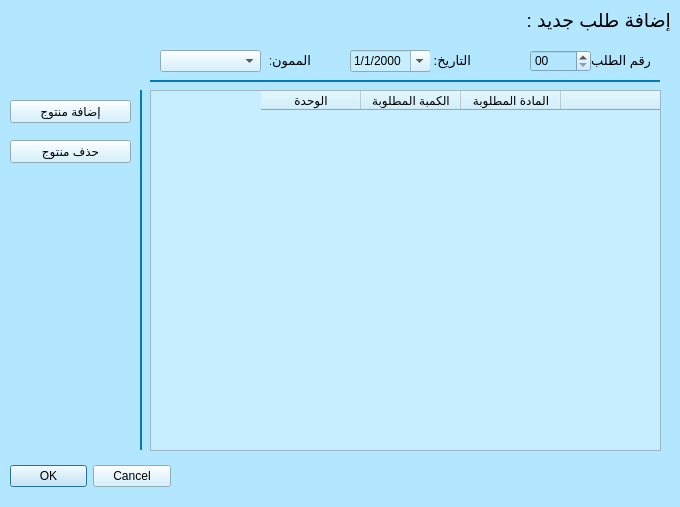
<?xml version="1.0" encoding="UTF-8"?>
<ui version="4.0">
 <class>Dialog</class>
 <widget class="QDialog" name="Dialog">
  <property name="geometry">
   <rect>
    <x>0</x>
    <y>0</y>
    <width>680</width>
    <height>507</height>
   </rect>
  </property>
  <property name="sizePolicy">
   <sizepolicy hsizetype="Fixed" vsizetype="Fixed">
    <horstretch>0</horstretch>
    <verstretch>0</verstretch>
   </sizepolicy>
  </property>
  <property name="minimumSize">
   <size>
    <width>680</width>
    <height>507</height>
   </size>
  </property>
  <property name="maximumSize">
   <size>
    <width>680</width>
    <height>507</height>
   </size>
  </property>
  <property name="windowTitle">
   <string>إضافة طلب جديد</string>
  </property>
  <property name="styleSheet">
   <string notr="true">background-color: rgb(179, 230, 255);</string>
  </property>
  <widget class="QDialogButtonBox" name="buttonBox">
   <property name="geometry">
    <rect>
     <x>10</x>
     <y>460</y>
     <width>161</width>
     <height>32</height>
    </rect>
   </property>
   <property name="sizePolicy">
    <sizepolicy hsizetype="Fixed" vsizetype="Fixed">
     <horstretch>0</horstretch>
     <verstretch>0</verstretch>
    </sizepolicy>
   </property>
   <property name="styleSheet">
    <string notr="true">background-color: rgb(199, 238, 255);</string>
   </property>
   <property name="orientation">
    <enum>Qt::Horizontal</enum>
   </property>
   <property name="standardButtons">
    <set>QDialogButtonBox::Cancel|QDialogButtonBox::Ok</set>
   </property>
  </widget>
  <widget class="QLabel" name="label_4">
   <property name="geometry">
    <rect>
     <x>370</x>
     <y>10</y>
     <width>301</width>
     <height>21</height>
    </rect>
   </property>
   <property name="font">
    <font>
     <pointsize>14</pointsize>
    </font>
   </property>
   <property name="layoutDirection">
    <enum>Qt::RightToLeft</enum>
   </property>
   <property name="text">
    <string>إضافة طلب جديد :</string>
   </property>
  </widget>
  <widget class="QTableWidget" name="tableWidget">
   <property name="geometry">
    <rect>
     <x>150</x>
     <y>90</y>
     <width>511</width>
     <height>361</height>
    </rect>
   </property>
   <property name="cursor" stdset="0">
    <cursorShape>PointingHandCursor</cursorShape>
   </property>
   <property name="layoutDirection">
    <enum>Qt::RightToLeft</enum>
   </property>
   <property name="styleSheet">
    <string notr="true">background-color: rgb(199, 238, 255);</string>
   </property>
   <property name="editTriggers">
    <set>QAbstractItemView::NoEditTriggers</set>
   </property>
   <property name="alternatingRowColors">
    <bool>false</bool>
   </property>
   <property name="selectionMode">
    <enum>QAbstractItemView::NoSelection</enum>
   </property>
   <property name="selectionBehavior">
    <enum>QAbstractItemView::SelectRows</enum>
   </property>
   <property name="showGrid">
    <bool>true</bool>
   </property>
   <property name="sortingEnabled">
    <bool>false</bool>
   </property>
   <attribute name="verticalHeaderVisible">
    <bool>false</bool>
   </attribute>
   <column>
    <property name="text">
     <string/>
    </property>
   </column>
   <column>
    <property name="text">
     <string>المادة المطلوبة</string>
    </property>
   </column>
   <column>
    <property name="text">
     <string>الكمبة المطلوبة</string>
    </property>
   </column>
   <column>
    <property name="text">
     <string>الوحدة</string>
    </property>
   </column>
  </widget>
  <widget class="QDateEdit" name="dateEdit">
   <property name="geometry">
    <rect>
     <x>350</x>
     <y>50</y>
     <width>81</width>
     <height>22</height>
    </rect>
   </property>
   <property name="styleSheet">
    <string notr="true">background-color: rgb(199, 238, 255);</string>
   </property>
   <property name="displayFormat">
    <string>d/M/yyyy</string>
   </property>
   <property name="calendarPopup">
    <bool>true</bool>
   </property>
  </widget>
  <widget class="QLabel" name="label">
   <property name="geometry">
    <rect>
     <x>430</x>
     <y>50</y>
     <width>41</width>
     <height>20</height>
    </rect>
   </property>
   <property name="font">
    <font>
     <pointsize>10</pointsize>
    </font>
   </property>
   <property name="layoutDirection">
    <enum>Qt::RightToLeft</enum>
   </property>
   <property name="text">
    <string>التاريخ:</string>
   </property>
  </widget>
  <widget class="QWidget" name="widget_12" native="true">
   <property name="geometry">
    <rect>
     <x>150</x>
     <y>80</y>
     <width>510</width>
     <height>2</height>
    </rect>
   </property>
   <property name="sizePolicy">
    <sizepolicy hsizetype="Preferred" vsizetype="Fixed">
     <horstretch>0</horstretch>
     <verstretch>0</verstretch>
    </sizepolicy>
   </property>
   <property name="minimumSize">
    <size>
     <width>0</width>
     <height>2</height>
    </size>
   </property>
   <property name="maximumSize">
    <size>
     <width>16777215</width>
     <height>2</height>
    </size>
   </property>
   <property name="styleSheet">
    <string notr="true">background-color: rgb(5, 122, 185);</string>
   </property>
  </widget>
  <widget class="QWidget" name="widget_11" native="true">
   <property name="geometry">
    <rect>
     <x>140</x>
     <y>90</y>
     <width>2</width>
     <height>360</height>
    </rect>
   </property>
   <property name="sizePolicy">
    <sizepolicy hsizetype="Preferred" vsizetype="Fixed">
     <horstretch>0</horstretch>
     <verstretch>0</verstretch>
    </sizepolicy>
   </property>
   <property name="minimumSize">
    <size>
     <width>2</width>
     <height>20</height>
    </size>
   </property>
   <property name="maximumSize">
    <size>
     <width>2</width>
     <height>16777215</height>
    </size>
   </property>
   <property name="styleSheet">
    <string notr="true">background-color: rgb(5, 122, 185);</string>
   </property>
  </widget>
  <widget class="QPushButton" name="pushButton_18">
   <property name="geometry">
    <rect>
     <x>10</x>
     <y>100</y>
     <width>121</width>
     <height>23</height>
    </rect>
   </property>
   <property name="layoutDirection">
    <enum>Qt::LeftToRight</enum>
   </property>
   <property name="styleSheet">
    <string notr="true">background-color: rgb(199, 238, 255);</string>
   </property>
   <property name="text">
    <string>إضافة منتوج</string>
   </property>
  </widget>
  <widget class="QPushButton" name="pushButton_23">
   <property name="geometry">
    <rect>
     <x>10</x>
     <y>140</y>
     <width>121</width>
     <height>23</height>
    </rect>
   </property>
   <property name="layoutDirection">
    <enum>Qt::LeftToRight</enum>
   </property>
   <property name="styleSheet">
    <string notr="true">background-color: rgb(199, 238, 255);</string>
   </property>
   <property name="text">
    <string>حذف منتوج</string>
   </property>
  </widget>
  <widget class="QLabel" name="label_2">
   <property name="geometry">
    <rect>
     <x>270</x>
     <y>50</y>
     <width>41</width>
     <height>20</height>
    </rect>
   </property>
   <property name="font">
    <font>
     <pointsize>10</pointsize>
    </font>
   </property>
   <property name="layoutDirection">
    <enum>Qt::RightToLeft</enum>
   </property>
   <property name="text">
    <string>الممون:</string>
   </property>
  </widget>
  <widget class="QComboBox" name="comboBox">
   <property name="geometry">
    <rect>
     <x>160</x>
     <y>50</y>
     <width>101</width>
     <height>22</height>
    </rect>
   </property>
   <property name="styleSheet">
    <string notr="true">background-color: rgb(199, 238, 255);</string>
   </property>
  </widget>
  <widget class="QLabel" name="label_3">
   <property name="geometry">
    <rect>
     <x>590</x>
     <y>50</y>
     <width>61</width>
     <height>20</height>
    </rect>
   </property>
   <property name="font">
    <font>
     <pointsize>10</pointsize>
    </font>
   </property>
   <property name="layoutDirection">
    <enum>Qt::RightToLeft</enum>
   </property>
   <property name="text">
    <string>رقم الطلب:</string>
   </property>
  </widget>
  <widget class="QSpinBox" name="spinBox">
   <property name="geometry">
    <rect>
     <x>530</x>
     <y>50</y>
     <width>61</width>
     <height>22</height>
    </rect>
   </property>
   <property name="prefix">
    <string>0</string>
   </property>
   <property name="maximum">
    <number>10000</number>
   </property>
   <property name="displayIntegerBase">
    <number>10</number>
   </property>
  </widget>
 </widget>
 <resources/>
 <connections>
  <connection>
   <sender>buttonBox</sender>
   <signal>accepted()</signal>
   <receiver>Dialog</receiver>
   <slot>accept()</slot>
   <hints>
    <hint type="sourcelabel">
     <x>248</x>
     <y>254</y>
    </hint>
    <hint type="destinationlabel">
     <x>157</x>
     <y>274</y>
    </hint>
   </hints>
  </connection>
  <connection>
   <sender>buttonBox</sender>
   <signal>rejected()</signal>
   <receiver>Dialog</receiver>
   <slot>reject()</slot>
   <hints>
    <hint type="sourcelabel">
     <x>316</x>
     <y>260</y>
    </hint>
    <hint type="destinationlabel">
     <x>286</x>
     <y>274</y>
    </hint>
   </hints>
  </connection>
 </connections>
</ui>
